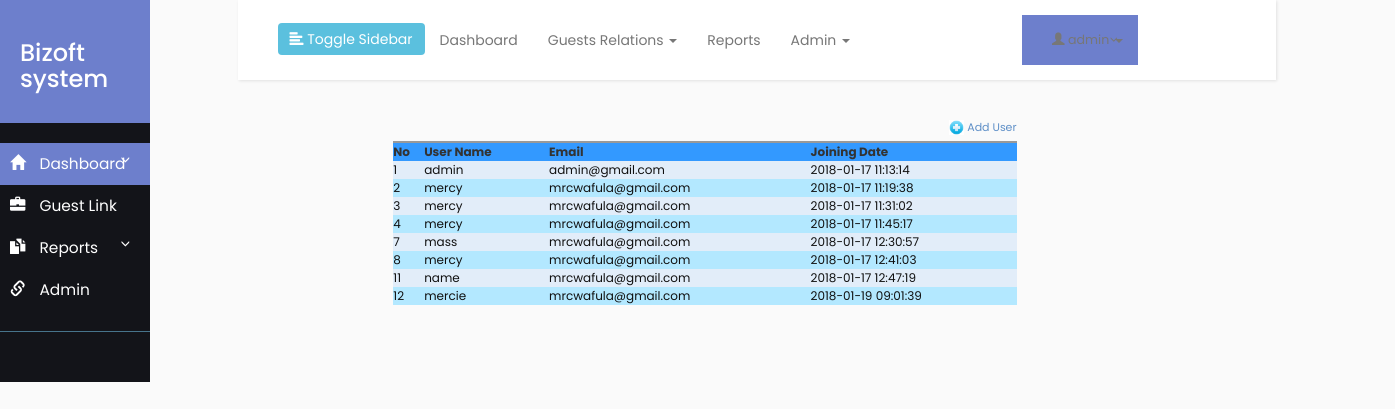
/users.php (signed in), run on the app's committed database.
### tables this page shows
CREATE TABLE IF NOT EXISTS `tbl_users1` (
  `user_id` int(100) NOT NULL AUTO_INCREMENT,
  `user_name` varchar(25) NOT NULL,
  `user_email` varchar(60) NOT NULL,
  `user_password` varchar(255) NOT NULL,
  `joining_date` datetime NOT NULL,
  PRIMARY KEY (`user_id`)
);

### users.php (the view, shortened to what this page needs)
<?php
require_once("db.php");
$sql = "SELECT * FROM tbl_users1 ORDER BY user_id ASC";
$result = mysqli_query($conn,$sql);
?>
<html>
<head>
<link rel="stylesheet" type="text/css" href="styles.css" />
</head>
<body>
	<div class="row">
		<div class="col-sm-2">
			<?php include_once 'sidebar.php';?>
		</div>
		<div class="col-sm-9" style="align-content: center;">
			<?php include_once 'header.php' ;?>
			<form name="frmUser" method="post" action="">
<div style="width: 35%px; align-content: center; margin-left: 15%; margin-right: 25%">
<div align="right" style="padding-bottom:5px;"><a href="#" class="link"><img alt='Add' title='Add' src='images/add.png' width='15px' height='15px'/> Add User</a></div>
<table border="0" cellpadding="10" cellspacing="1" width="100%" class="tblListForm">
<tr class="listheader">
<td>No</td>
<td>User Name</td>
<td>Email</td>
<td>Joining Date</td>
</tr>
<?php
$i=0;
while($row = mysqli_fetch_array($result)) {
if($i%2==0)
$classname="evenRow";
else
$classname="oddRow";
?>
<tr class="<?php if(isset($classname)) echo $classname;?>">
<td><?php echo $row["user_id"]; ?></td>
<td><?php echo $row["user_name"]; ?></td>
<td><?php echo $row["user_email"]; ?></td>
<td><?php echo $row["joining_date"]; ?></td>
</tr>
<?php
$i++;
}
?>
</table>
</form>
</div>
		</div>
</body>
</html>

### styles.css (style rules this page uses)
body { margin-left: 20px; }
.evenRow { background-color: #E2EDF9; font-size:12px; color:#101010; }
.oddRow { background-color: #B3E8FF; font-size:12px; color:#101010; }
.tblListForm { border-top:2px #999999 solid; }
.listheader { background-color:#3399FF; font-size:12px; font-weight:bold; }
.link { text-decoration:none; color:#5e8fc7; font-size:11px; }

### style4.css (style rules this page uses)
body { font-family: 'Poppins', sans-serif; background: #fafafa; }
a, a:hover, a:focus { color: inherit; text-decoration: none; transition: all 0.3s; }

### data on the page
tbl_users1: user_id "1", user_name "admin", user_email "admin@gmail.com", joining_date "2018-01-17 11:13:14"
tbl_users1: user_id "2", user_name "mercy", user_email "mrcwafula@gmail.com", joining_date "2018-01-17 11:19:38"
tbl_users1: user_id "3", user_name "mercy", user_email "mrcwafula@gmail.com", joining_date "2018-01-17 11:31:02"
tbl_users1: user_id "4", user_name "mercy", user_email "mrcwafula@gmail.com", joining_date "2018-01-17 11:45:17"
tbl_users1: user_id "7", user_name "mass", user_email "mrcwafula@gmail.com", joining_date "2018-01-17 12:30:57"
tbl_users1: user_id "8", user_name "mercy", user_email "mrcwafula@gmail.com", joining_date "2018-01-17 12:41:03"
tbl_users1: user_id "11", user_name "name", user_email "mrcwafula@gmail.com", joining_date "2018-01-17 12:47:19"
tbl_users1: user_id "12", user_name "mercie", user_email "mrcwafula@gmail.com", joining_date "2018-01-19 09:01:39"
